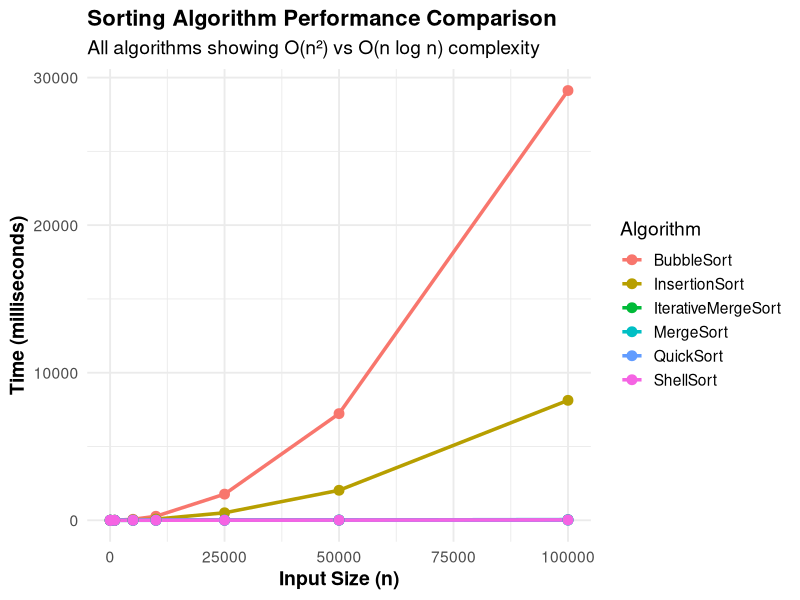
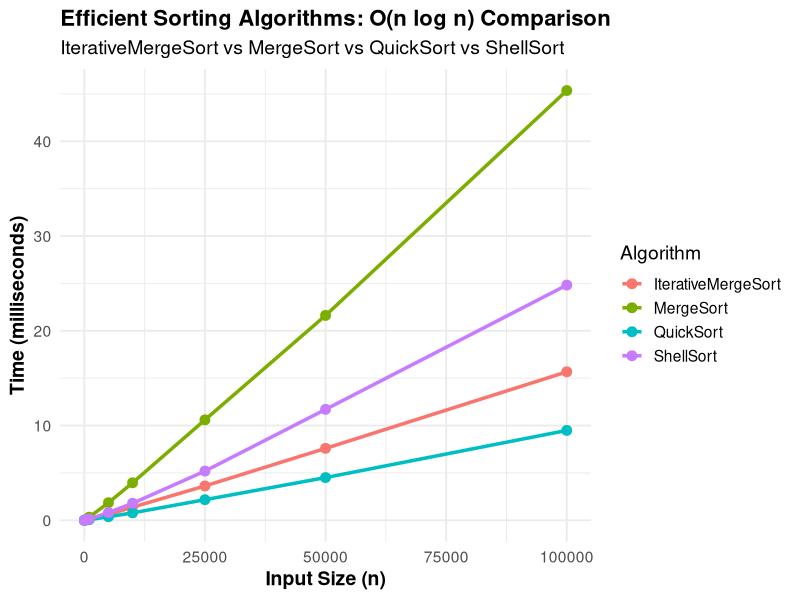
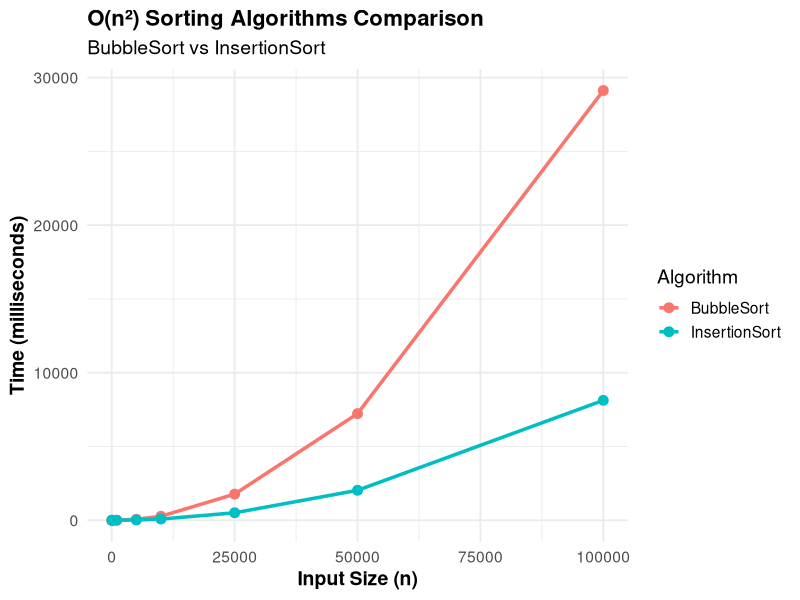
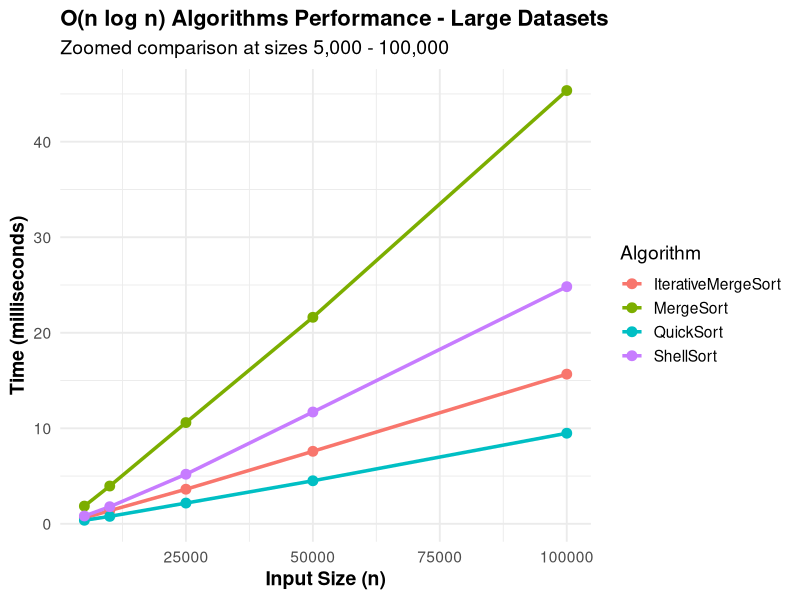
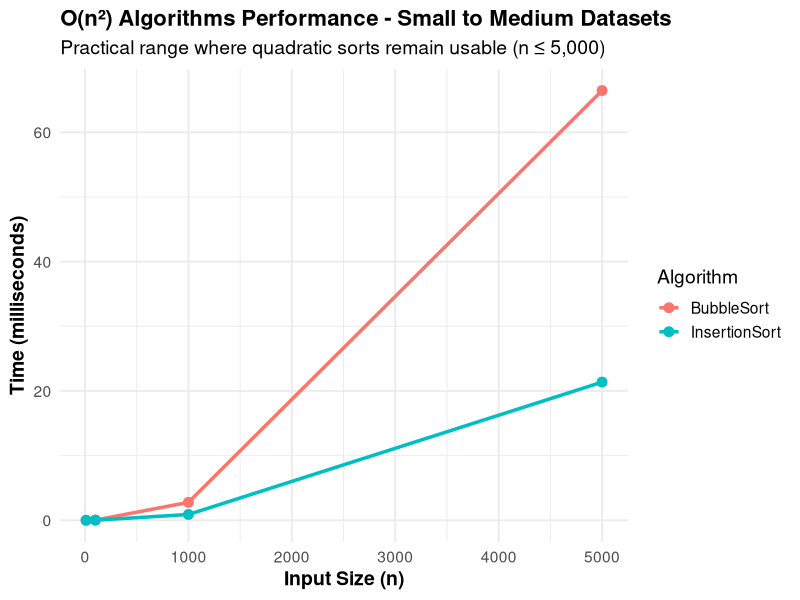
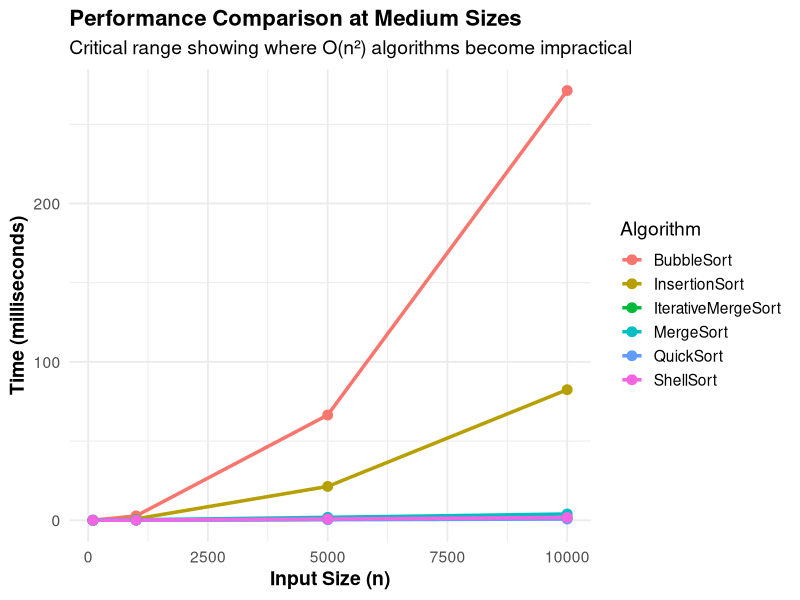
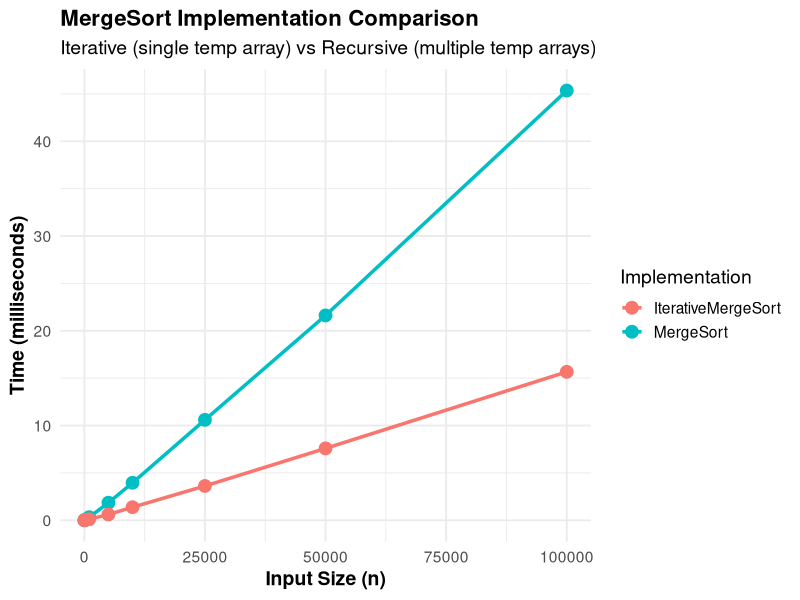
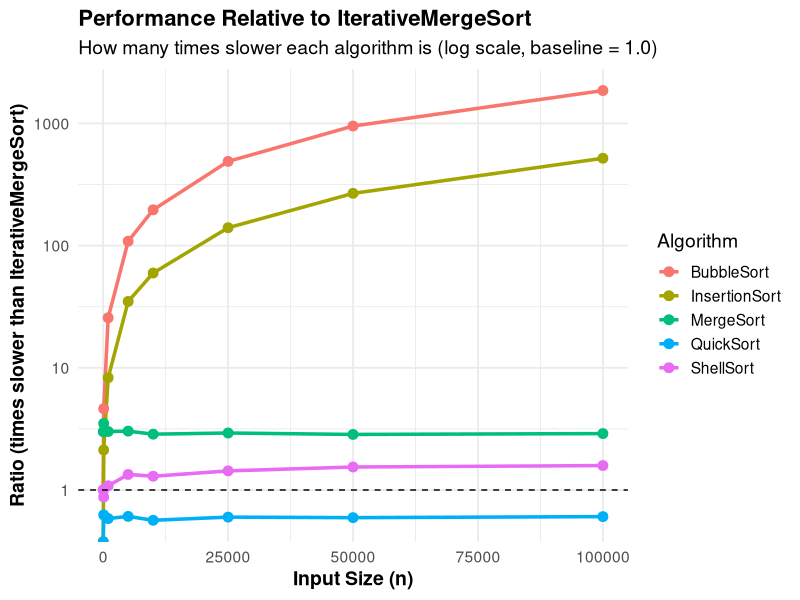

Generate these figures, in order, with R:
# Sorting Algorithm Analysis - R Script
# Make sure results.csv is in the same folder as this script

# Install packages if you don't have them (run once)
# install.packages("ggplot2")
# install.packages("reshape2")

library(ggplot2)
library(reshape2)

# Read the data
data <- read.csv("results.csv")

# Convert time to milliseconds for better readability
data$Time_ms <- data$Time_microsecs / 1000

# Print summary to verify data loaded correctly
print("Data loaded successfully!")
print(paste("Total rows:", nrow(data)))
print(head(data))

# ===== GRAPH 1: All Sorts Together =====
# This shows the dramatic difference between O(n^2) and O(n log n)
p1 <- ggplot(data, aes(x=Size, y=Time_ms, color=Sort, group=Sort)) +
  geom_line(linewidth=1.2) +
  geom_point(size=3) +
  labs(title="Sorting Algorithm Performance Comparison",
       subtitle="All algorithms showing O(n²) vs O(n log n) complexity",
       x="Input Size (n)",
       y="Time (milliseconds)",
       color="Algorithm") +
  theme_minimal(base_size=14) +
  theme(legend.position="right",
        plot.title = element_text(face="bold", size=16),
        axis.title = element_text(face="bold"))

ggsave("graph1_all_sorts.png", plot=p1, width=12, height=7, dpi=300)
print("✓ Saved graph1_all_sorts.png")

# ===== GRAPH 2: O(n log n) Sorts Only =====
# This clearly shows which O(n log n) sort is fastest
fast_sorts <- subset(data, Sort %in% c("MergeSort", "IterativeMergeSort", "QuickSort", "ShellSort"))

p2 <- ggplot(fast_sorts, aes(x=Size, y=Time_ms, color=Sort, group=Sort)) +
  geom_line(linewidth=1.2) +
  geom_point(size=3) +
  labs(title="Efficient Sorting Algorithms: O(n log n) Comparison",
       subtitle="IterativeMergeSort vs MergeSort vs QuickSort vs ShellSort",
       x="Input Size (n)",
       y="Time (milliseconds)",
       color="Algorithm") +
  theme_minimal(base_size=14) +
  theme(legend.position="right",
        plot.title = element_text(face="bold", size=16),
        axis.title = element_text(face="bold"))

ggsave("graph2_fast_sorts.png", plot=p2, width=12, height=7, dpi=300)
print("✓ Saved graph2_fast_sorts.png")

# ===== GRAPH 3: O(n²) Sorts Only =====
# This compares BubbleSort vs InsertionSort
slow_sorts <- subset(data, Sort %in% c("BubbleSort", "InsertionSort"))

p3 <- ggplot(slow_sorts, aes(x=Size, y=Time_ms, color=Sort, group=Sort)) +
  geom_line(linewidth=1.2) +
  geom_point(size=3) +
  labs(title="O(n²) Sorting Algorithms Comparison",
       subtitle="BubbleSort vs InsertionSort",
       x="Input Size (n)",
       y="Time (milliseconds)",
       color="Algorithm") +
  theme_minimal(base_size=14) +
  theme(legend.position="right",
        plot.title = element_text(face="bold", size=16),
        axis.title = element_text(face="bold"))

ggsave("graph3_slow_sorts.png", plot=p3, width=12, height=7, dpi=300)
print("✓ Saved graph3_slow_sorts.png")

# ===== GRAPH 4: Fast Sorts at Large Sizes (Zoomed In) =====
# This zooms in on the fast algorithms to see clear differences
fast_sorts_large <- subset(data, Sort %in% c("MergeSort", "IterativeMergeSort", "QuickSort", "ShellSort") & Size >= 5000)

p4 <- ggplot(fast_sorts_large, aes(x=Size, y=Time_ms, color=Sort, group=Sort)) +
  geom_line(linewidth=1.2) +
  geom_point(size=3) +
  labs(title="O(n log n) Algorithms Performance - Large Datasets",
       subtitle="Zoomed comparison at sizes 5,000 - 100,000",
       x="Input Size (n)",
       y="Time (milliseconds)",
       color="Algorithm") +
  theme_minimal(base_size=14) +
  theme(legend.position="right",
        plot.title = element_text(face="bold", size=16),
        axis.title = element_text(face="bold"))

ggsave("graph4_fast_large.png", plot=p4, width=12, height=7, dpi=300)
print("✓ Saved graph4_fast_large.png")

# ===== GRAPH 5: Slow Sorts at Small Sizes (Usable Range) =====
# This shows where O(n²) sorts are actually usable
slow_sorts_small <- subset(data, Sort %in% c("BubbleSort", "InsertionSort") & Size <= 5000)

p5 <- ggplot(slow_sorts_small, aes(x=Size, y=Time_ms, color=Sort, group=Sort)) +
  geom_line(linewidth=1.2) +
  geom_point(size=3) +
  labs(title="O(n²) Algorithms Performance - Small to Medium Datasets",
       subtitle="Practical range where quadratic sorts remain usable (n ≤ 5,000)",
       x="Input Size (n)",
       y="Time (milliseconds)",
       color="Algorithm") +
  theme_minimal(base_size=14) +
  theme(legend.position="right",
        plot.title = element_text(face="bold", size=16),
        axis.title = element_text(face="bold"))

ggsave("graph5_slow_small.png", plot=p5, width=12, height=7, dpi=300)
print("✓ Saved graph5_slow_small.png")

# ===== GRAPH 6: All Algorithms - Medium Sizes =====
# This shows the transition point where O(n²) becomes impractical
data_medium <- subset(data, Size >= 100 & Size <= 10000)

p6 <- ggplot(data_medium, aes(x=Size, y=Time_ms, color=Sort, group=Sort)) +
  geom_line(linewidth=1.2) +
  geom_point(size=3) +
  labs(title="Performance Comparison at Medium Sizes",
       subtitle="Critical range showing where O(n²) algorithms become impractical",
       x="Input Size (n)",
       y="Time (milliseconds)",
       color="Algorithm") +
  theme_minimal(base_size=14) +
  theme(legend.position="right",
        plot.title = element_text(face="bold", size=16),
        axis.title = element_text(face="bold"))

ggsave("graph6_medium_range.png", plot=p6, width=12, height=7, dpi=300)
print("✓ Saved graph6_medium_range.png")

# ===== GRAPH 7: IterativeMergeSort vs MergeSort Direct Comparison =====
# This highlights the exact improvement from using one temp vector
merge_comparison <- subset(data, Sort %in% c("MergeSort", "IterativeMergeSort"))

p7 <- ggplot(merge_comparison, aes(x=Size, y=Time_ms, color=Sort, group=Sort)) +
  geom_line(linewidth=1.2) +
  geom_point(size=4) +
  labs(title="MergeSort Implementation Comparison",
       subtitle="Iterative (single temp array) vs Recursive (multiple temp arrays)",
       x="Input Size (n)",
       y="Time (milliseconds)",
       color="Implementation") +
  theme_minimal(base_size=14) +
  theme(legend.position="right",
        plot.title = element_text(face="bold", size=16),
        axis.title = element_text(face="bold"))

ggsave("graph7_mergesort_comparison.png", plot=p7, width=12, height=7, dpi=300)
print("✓ Saved graph7_mergesort_comparison.png")

# ===== GRAPH 8: Performance Ratio at Different Sizes =====
# Calculate how much faster IterativeMergeSort is than each algorithm
# First, reshape data to have one row per size with all algorithms
data_wide <- dcast(data, Size ~ Sort, value.var = "Time_ms")

# Calculate ratios compared to IterativeMergeSort
ratios <- data.frame(
  Size = data_wide$Size,
  BubbleSort = data_wide$BubbleSort / data_wide$IterativeMergeSort,
  InsertionSort = data_wide$InsertionSort / data_wide$IterativeMergeSort,
  MergeSort = data_wide$MergeSort / data_wide$IterativeMergeSort,
  QuickSort = data_wide$QuickSort / data_wide$IterativeMergeSort,
  ShellSort = data_wide$ShellSort / data_wide$IterativeMergeSort
)

# Reshape back to long format for plotting
ratios_long <- melt(ratios, id.vars = "Size", variable.name = "Algorithm", value.name = "Ratio")

p8 <- ggplot(ratios_long, aes(x=Size, y=Ratio, color=Algorithm, group=Algorithm)) +
  geom_line(linewidth=1.2) +
  geom_point(size=3) +
  scale_y_log10() +
  geom_hline(yintercept=1, linetype="dashed", color="black") +
  labs(title="Performance Relative to IterativeMergeSort",
       subtitle="How many times slower each algorithm is (log scale, baseline = 1.0)",
       x="Input Size (n)",
       y="Ratio (times slower than IterativeMergeSort)",
       color="Algorithm") +
  theme_minimal(base_size=14) +
  theme(legend.position="right",
        plot.title = element_text(face="bold", size=16),
        axis.title = element_text(face="bold"))

ggsave("graph8_performance_ratios.png", plot=p8, width=12, height=7, dpi=300)
print("✓ Saved graph8_performance_ratios.png")

# ===== Performance Summary Table =====
print("\n===== PERFORMANCE SUMMARY =====")
print("Fastest to Slowest at size 10000:")
size_10000 <- subset(data, Size == 10000)
size_10000_sorted <- size_10000[order(size_10000$Time_ms),]
print(size_10000_sorted[,c("Sort", "Time_ms")])

print("\n✓ All graphs generated successfully!")
print("Generated files:")
print("  - graph1_all_sorts.png (All 6 algorithms)")
print("  - graph2_fast_sorts.png (O(n log n) algorithms only)")
print("  - graph3_slow_sorts.png (O(n²) algorithms only)")
print("  - graph4_fast_large.png (Fast algorithms zoomed at large sizes)")
print("  - graph5_slow_small.png (Slow algorithms at usable range)")
print("  - graph6_medium_range.png (Critical transition point)")
print("  - graph7_mergesort_comparison.png (Iterative vs Recursive MergeSort)")
print("  - graph8_performance_ratios.png (Relative performance comparison)")
